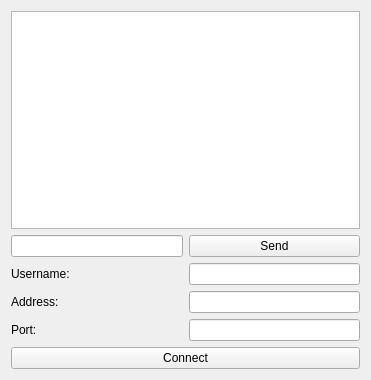
<?xml version="1.0" encoding="UTF-8"?>
<ui version="4.0">
 <class>client</class>
 <widget class="QWidget" name="client">
  <property name="geometry">
   <rect>
    <x>0</x>
    <y>0</y>
    <width>371</width>
    <height>380</height>
   </rect>
  </property>
  <property name="windowTitle">
   <string>Form</string>
  </property>
  <layout class="QGridLayout" name="gridLayout">
   <item row="2" column="1">
    <widget class="QLineEdit" name="username_edit"/>
   </item>
   <item row="5" column="0" colspan="2">
    <widget class="QPushButton" name="connect_button">
     <property name="text">
      <string>Connect</string>
     </property>
    </widget>
   </item>
   <item row="2" column="0">
    <widget class="QLabel" name="username_label">
     <property name="text">
      <string>Username:</string>
     </property>
    </widget>
   </item>
   <item row="4" column="0">
    <widget class="QLabel" name="port_label">
     <property name="text">
      <string>Port:</string>
     </property>
    </widget>
   </item>
   <item row="3" column="0">
    <widget class="QLabel" name="address_label">
     <property name="text">
      <string>Address:</string>
     </property>
    </widget>
   </item>
   <item row="3" column="1">
    <widget class="QLineEdit" name="address_edit"/>
   </item>
   <item row="4" column="1">
    <widget class="QLineEdit" name="port_edit"/>
   </item>
   <item row="0" column="0" colspan="2">
    <widget class="QListWidget" name="msg_list"/>
   </item>
   <item row="1" column="0">
    <widget class="QLineEdit" name="msg_edit"/>
   </item>
   <item row="1" column="1">
    <widget class="QPushButton" name="send_button">
     <property name="text">
      <string>Send</string>
     </property>
    </widget>
   </item>
  </layout>
 </widget>
 <resources/>
 <connections/>
</ui>
